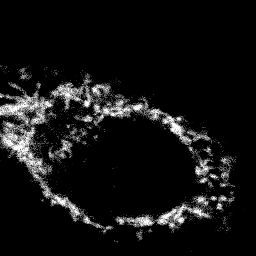
#> input picture example_data/raw_CLSM.tif, 256 x 256 px
$ python -i validate_synthetic.py   (imports and definitions only)
#> lines starting #> are read from the running program, lines starting #| are printed output that depends on the picture; after the words box and inside, x2 and y2 are one past the last pixel; in counts of white or black regions, pixels touching at a corner belong together
#> further down, picture is the input picture: shape (256, 256); min 0, max 254, mean 18.5
"""
validate_synthetic.py
=====================
Synthetic self-validation for PhysGT-CLSM.

Generates N_TILES synthetic CLSM-like tiles using the physics pipeline,
segments each with the PhysGT algorithm, and computes Dice / AJI / F1@0.5
against the known physics GT.

Physics functions are inlined from PhysGT_CLSM.py to avoid the module-level
input() call that runs when that file is imported.

Output:
  results/synthetic_validation.csv          per-tile metrics
  results/synthetic_validation_summary.txt  mean +/- SD validation summary
"""

import math, csv, warnings
import numpy as np
from pathlib import Path
from scipy.ndimage import gaussian_filter, distance_transform_edt
from skimage.filters import threshold_otsu, threshold_triangle
from skimage.morphology import binary_closing, binary_dilation, disk
from skimage.feature import peak_local_max
from skimage.segmentation import watershed

# [1 line not run here, left out]

ROOT    = Path(__file__).resolve().parent
OUT_RES = ROOT / 'results'
# [1 line not run here, left out]

N_TILES = 100

# -- Physics constants (from PhysGT_CLSM.py) ----------------------------------
PIXEL_NM      = 120.25
NA            = 1.2
WAVELENGTH    = 488.0
PSF_SIGMA_NM  = 0.61 * WAVELENGTH / NA / 2.355
PSF_SIGMA_PX  = PSF_SIGMA_NM / PIXEL_NM
READOUT_SIGMA = 8.0
POISSON_SCALE = 80.0
MITO_DIAM_NM       = 250.0
MITO_DIAM_PX       = MITO_DIAM_NM / PIXEL_NM
# In CLSM we observe the lateral extent (length), not the diameter.
# Shortest observable mito ~1 um; typical rod 1-3 um = 8-25 px.
MITO_LENGTH_MIN_NM = 1000.0
MITO_LENGTH_MIN_PX = MITO_LENGTH_MIN_NM / PIXEL_NM   # ~ 8.3 px
TILE          = 128
OUTPUT_SZ     = 256
P_DOT         = 0.25
P_ROD         = 0.45


# -- Physics pipeline (inlined from PhysGT_CLSM.py) ---------------------------

# [50 lines left out: functions _draw_thick_line, make_mito_geometry, not called in this run]


def place_fluorophores(emitter_mask, rng, density=0.6):
    flip = rng.random(emitter_mask.shape).astype(np.float32)
    return (emitter_mask * (flip < density)).astype(np.float32)


# [52 lines left out: functions simulate_image, make_tile_with_instances, not called in this run]


# -- Segmentation on numpy array -----------------------------------------------

def segment_array(image):
    """Runs the PhysGT segmentation pipeline on a float32 numpy array."""
    lo, hi = np.percentile(image, [1, 99])
#> lo = 0; hi = 238
    norm = np.clip((image - lo) / (hi - lo + 1e-9), 0, 1)

    # sigma=1.0 suppresses sub-pixel noise without broadening 2px-wide structures
    smoothed = gaussian_filter(norm, sigma=1.0)
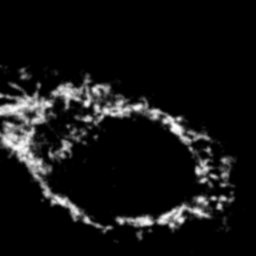
#> smoothed: shape (256, 256) float64; min 0, max 0.992, mean 0.0771

    thresh = threshold_triangle(smoothed)
#> thresh = 0.0136
    binary = binary_closing(smoothed > thresh, disk(1))
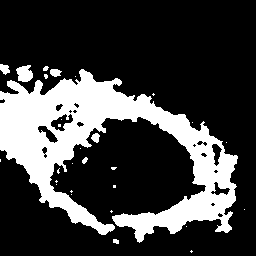
#> binary: shape (256, 256) bool; 24.6% white; 29 white regions (21 under 20 px), largest, box (x1, y1, x2, y2) and area: (0, 69, 238, 243) 15565, (16, 65, 33, 82) 212, (0, 64, 10, 75) 75

    dist = distance_transform_edt(binary)
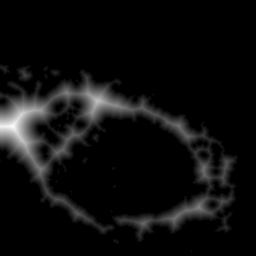
#> dist: shape (256, 256) float64; min 0, max 25.3, mean 1.4; drawn with min black and max white
    # A 2px-wide rod has a flat ridge in the distance transform (max ~1 px).
    # Smoothing collapses the ridge into one broad peak so a single rod gets
    # one watershed marker instead of being split every ~min_dist pixels.
    dist_smooth = gaussian_filter(dist, sigma=3.0)
    min_dist = max(10, int(MITO_LENGTH_MIN_PX * 1.2))
    coords   = peak_local_max(dist_smooth, min_distance=min_dist, labels=binary)
#> coords = 18 rows, first 8: [126, 12], [101, 97], [207, 198], [93, 66], [217, 175], [126, 178], [170, 204], [150, 61]
    markers  = np.zeros(binary.shape, dtype=np.int32)
    for idx, (r, c) in enumerate(coords, start=1):
        markers[r, c] = idx
#> this loop made 18 passes
#> (r, c) on passes 1 to 12: (126, 12), (101, 97), (207, 198), (93, 66), (217, 175), (126, 178), (170, 204), (150, 61), (135, 72), (223, 143), (213, 77), (165, 226)
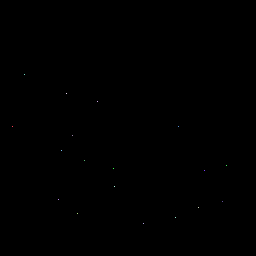
#> markers: shape (256, 256) int32; 19 distinct labels, from 0 to 18; one colour per label, 0 black

    labeled_ws = watershed(-dist, markers, mask=binary)
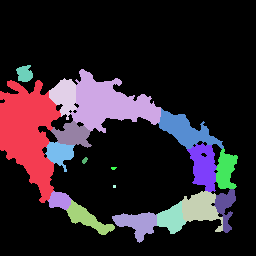
#> labeled_ws: shape (256, 256) int32; 19 distinct labels, from 0 to 18; one colour per label, 0 black

    # Minimum area = half the footprint of the shortest observable rod
    MIN_AREA = max(20, int(MITO_LENGTH_MIN_PX * MITO_DIAM_PX * 0.5))
    labeled  = np.zeros_like(labeled_ws, dtype=np.uint16)
    new_id   = 1
    for iid in range(1, labeled_ws.max() + 1):
        mask = labeled_ws == iid
        if mask.sum() >= MIN_AREA:
            labeled[mask] = new_id
            new_id += 1
#> this loop made 18 passes
#> pass 1, in segment_array, `mask = labeled_ws == iid`:
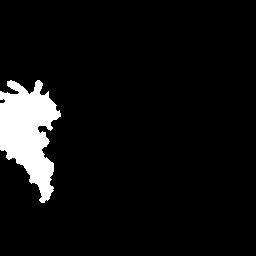
#> mask: shape (256, 256) bool; 6.6% white; 1 white region, box (x1, y1, x2, y2) and area: (0, 80, 61, 203) 4338
#> after the loop:
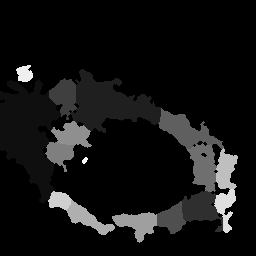
#> labeled: shape (256, 256) uint16; min 0, max 16, mean 1.19; drawn with min black and max white
#> after the loop, new_id = 17

    return labeled


# -- Metrics -------------------------------------------------------------------

# [73 lines left out: functions dice_semantic, _iou_matrix, aji, f1_at_iou, not called in this run]


# -- Main ----------------------------------------------------------------------

# [62 lines not run here, left out]

>>> import cv2
>>> picture = cv2.imread('example_data/raw_CLSM.tif', cv2.IMREAD_GRAYSCALE)
>>> result = segment_array(picture)
